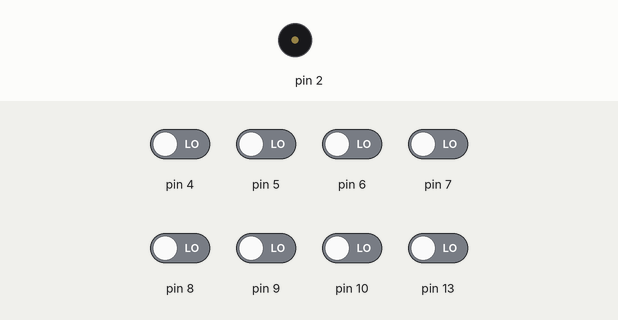
This sketch was run on a simulated Arduino Uno, built with avr-gcc and run on an emulated ATmega328P. On the bench: buzzer (waves = sounding). The test bench sets the inputs (shaded band); at power-on: pin 4–10, pin 13 LOW.

Above: at 1.2 s.
1.3 s: pin 4 driven HIGH
At 2.0 s:
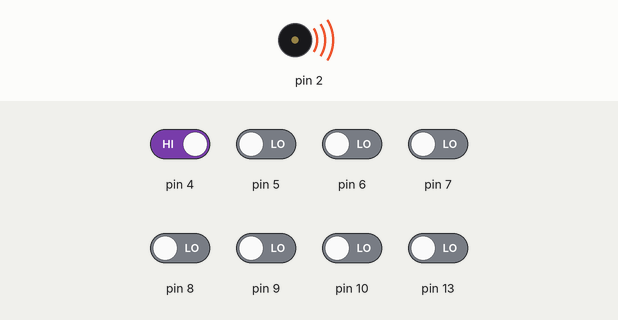
Timing chart, 0 to 4.3 s (numbered marks = the images above; inputs shaded):
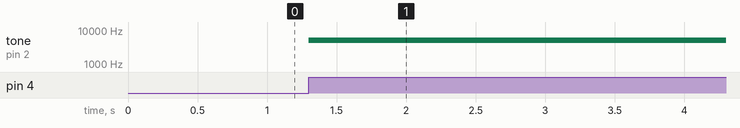

Measured:
- after the input at 1.3 s, tone on pin 2: silent → 5050 Hz at once

The sketch:

arduino_piano.ino
```cpp
//Autor: Felipe Erick; Instagram: liperick20_02

int Do = 13;
int re = 10;
int mi = 9;
int fa = 8;
int sol = 7;
int la = 6;
int si = 5;
int DoOitava = 4;
int buzzer = 2;
// lembre de colocar 5v e o terra do 5v no botao; e o pino de dados no terra do botao.
void setup() {
  // put your setup code here, to run once:
  pinMode(12, INPUT);
  pinMode(10,INPUT );
  pinMode(9,INPUT);
  pinMode(8,INPUT);
  pinMode(7,INPUT);
  pinMode(6,INPUT);
  pinMode(5,INPUT);
  pinMode(4,INPUT);
  pinMode(2,OUTPUT);
}

void loop() {
  // put your main code here, to run repeatedly:
   if(digitalRead(13) == HIGH){ digitalWrite(13, HIGH);
      tone(2, 2640, 100); delay(50);
    }
     if(digitalRead(10) == HIGH){digitalWrite(10, HIGH);
      tone(2, 2970, 100); delay(50);
    }
     if(digitalRead(9) == HIGH){
      tone(2, 3300, 100); delay(50);
    }
     if(digitalRead(8) == HIGH){
      tone(2, 3520, 100); delay(50);
    }
     if(digitalRead(7) == HIGH){
      tone(2,  3960, 100); delay(50);
    }
     if(digitalRead(6) == HIGH){
      tone(2, 4400, 100); delay(50);
    }
     if(digitalRead(5) == HIGH){
      tone(2, 4950, 100); delay(50);
    }
     if(digitalRead(4) == HIGH){
      tone(2, 5050, 100); delay(50);
    }
}
```
